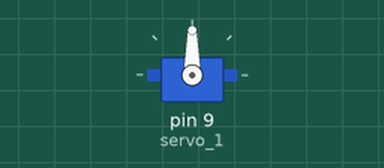
Simulated run of this sketch. Board: Arduino Uno, built with avr-gcc and run on an emulated ATmega328P. On the bench: servo.

Above: at 0.1 s.
At 1.1 s:
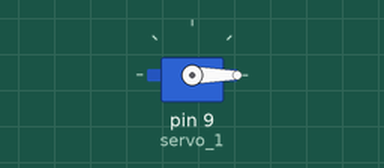
At 3.1 s:
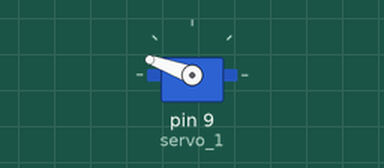
Timing chart, 0 to 5.5 s (numbered marks = the images above):
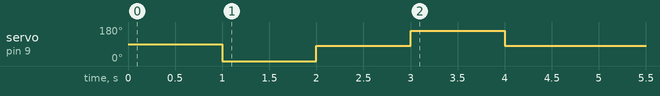

The sketch:

single_servo_test.ino
```cpp
#include<Servo.h>
Servo servo_1;


void setup() {
  servo_1.attach(9);
  delay(1000);
  servo_1.write(0);
  delay(1000);
  servo_1.write(80);
  delay(1000);
  servo_1.write(160);
  delay(1000);
  servo_1.write(80);
  delay(1000);

}
void loop() {
  // put your main code here, to run repeatedly:

}
```
